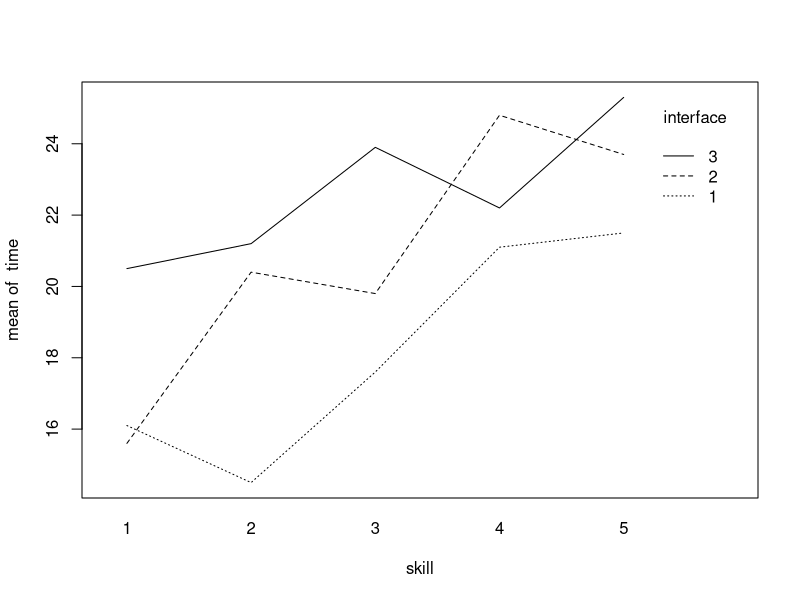
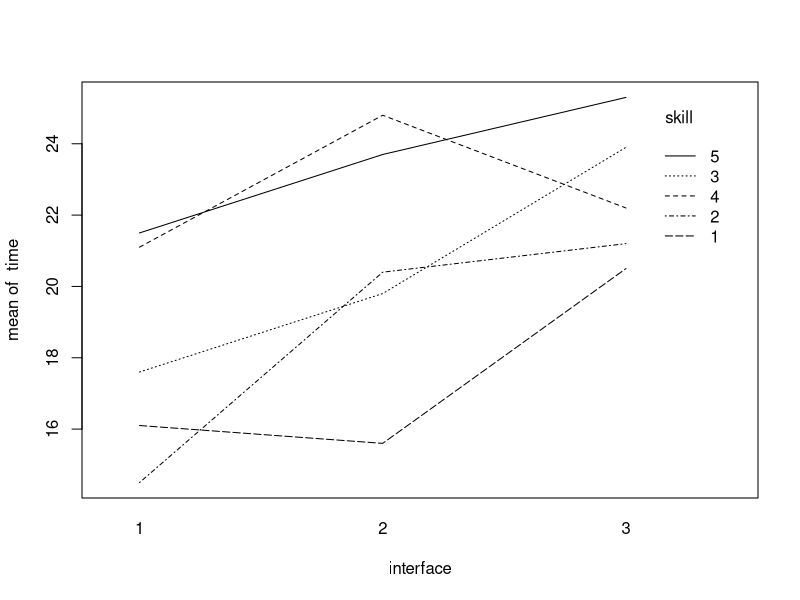
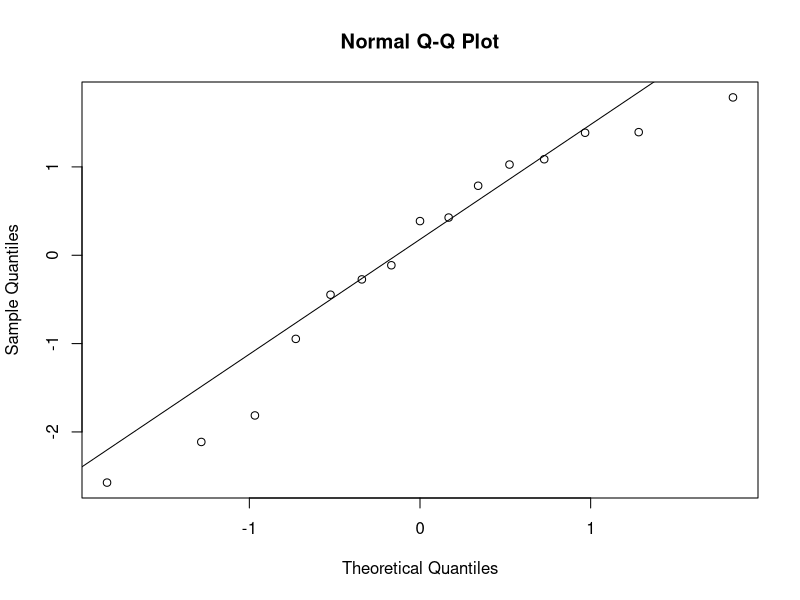
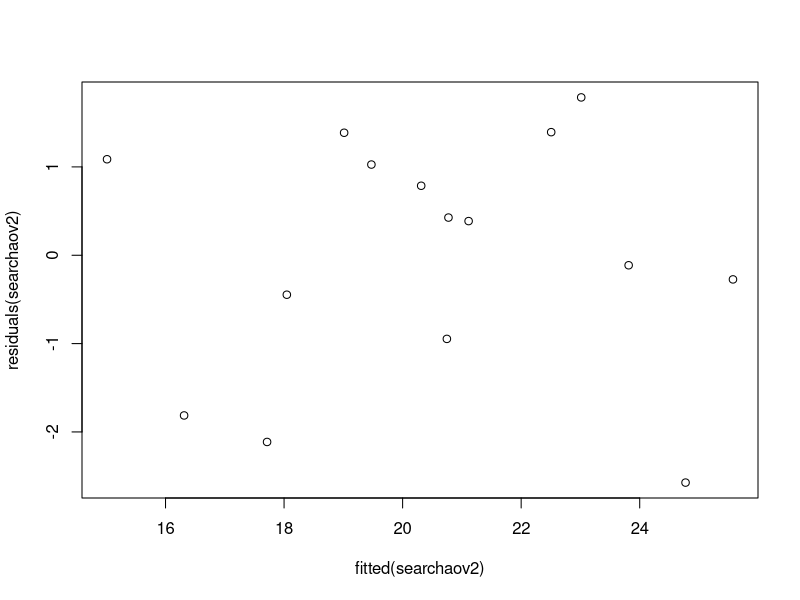
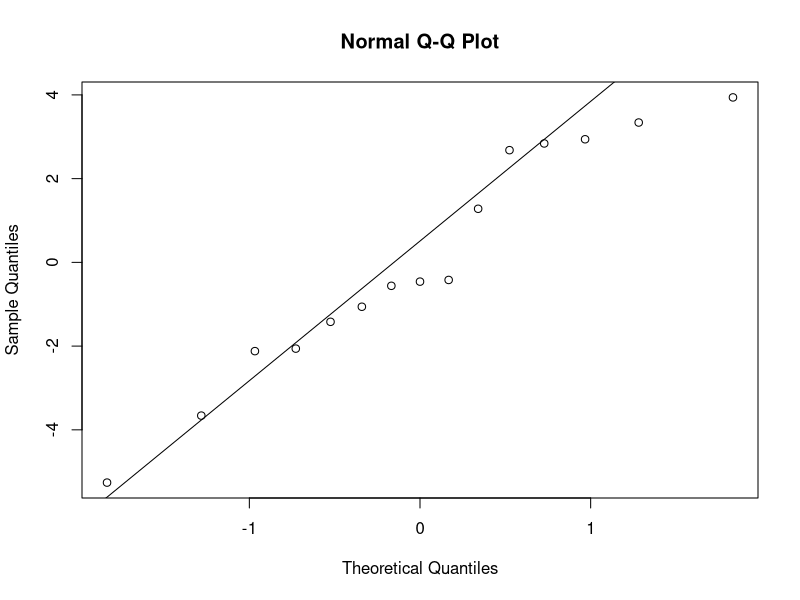

Write the R code that produced these figures, in order.
###EXERCISE 2
search=read.table("search.txt",header = TRUE);
attach(search)
##T1

N=1
I=3
B=5

for (i in 1:B){
  print(sample(1:(N*I)))
}

#The rows in the matrix represent the skill level of the students. Row 1 is level 1, row 2 is level 2, etc.
#The first student of level 1 will use the interface 2, the second one will use interface 1 and the third one interface 3.
#For the students of level 3, first student will use interface 3, 2nd student will use interface 1 and third student interface 2,
#And so on.



##T2
interaction.plot(skill,interface,time)
interaction.plot(interface,skill,time)

#The lines seems unparallel which indicates that there might be interaction

##T3

search$skill = as.factor(search$skill)
search$interface = as.factor(search$interface)

searchaov = lm(time~interface+skill,data=search)
anova(searchaov)

anova(searchaov)[[5]][1] #p-value interface

#H0 mu0=mu1=mu2=mu3=mu4 can be rejected with a p-value of 0.01310.
#So the time is not the same for all the interfaces.


##T4
#Lecture 6 (3)

library(multcomp)
searchaov2 = lm(time~interface+skill,data=search)

searchmult = glht(searchaov2,linfct=mcp(skill="Tukey"))
summary(searchmult)

#According to the test 4 -3 == 0 has an estimate of 2.267. That's the estimte time for a user of skill 4 with the interface 3.

##T5
#Lecture 5  (26-27)

qqnorm(residuals(searchaov2))
qqline(residuals(searchaov2))
#The QQ-plot seems a bit deviated in the extremes but it could be normal

plot(fitted(searchaov2),residuals(searchaov2))

#We see that the doesn't change systematically with the fitted values.
#So we can assume that the population comes from where the data comes from has equal variances.

##T6
#Lecture 6 (31)
friedman.test(search$time,search$interface,search$skill)
#We reject H0 (Interface doesn't have an effect) so we can say that the interface makes an effect.

##T7
search$interface = as.factor(search$interface)

searchaov = lm(time~interface,data=search)

anova(searchaov)

#According to p-value we cannot reject that the means are the same for the different interfaces.
#It is not useful because the variable skill should also be considered

#1-way-anova assumes that the data come from normal population and the variances are equal.
qqnorm(residuals(searchaov))
qqline(residuals(searchaov))
#The population doesn't seem normal therefore the assumption is not met.
